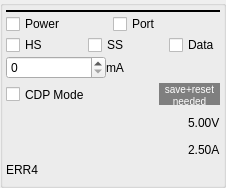
           <widget class="QGroupBox" name="groupBox_USB4">
            <property name="sizePolicy">
             <sizepolicy hsizetype="Preferred" vsizetype="Fixed">
              <horstretch>0</horstretch>
              <verstretch>0</verstretch>
             </sizepolicy>
            </property>
            <property name="title">
             <string/>
            </property>
            <layout class="QVBoxLayout" name="verticalLayout">
             <property name="spacing">
              <number>1</number>
             </property>
             <property name="leftMargin">
              <number>3</number>
             </property>
             <property name="topMargin">
              <number>3</number>
             </property>
             <property name="rightMargin">
              <number>3</number>
             </property>
             <property name="bottomMargin">
              <number>3</number>
             </property>
             <item>
              <widget class="ClickToEditLabel" name="clickToEdit_p4" native="true">
               <property name="sizePolicy">
                <sizepolicy hsizetype="Ignored" vsizetype="Preferred">
                 <horstretch>0</horstretch>
                 <verstretch>0</verstretch>
                </sizepolicy>
               </property>
               <property name="maximumSize">
                <size>
                 <width>16777215</width>
                 <height>16777215</height>
                </size>
               </property>
              </widget>
             </item>
             <item>
              <widget class="Line" name="lineUSB4">
               <property name="sizePolicy">
                <sizepolicy hsizetype="Expanding" vsizetype="Fixed">
                 <horstretch>0</horstretch>
                 <verstretch>0</verstretch>
                </sizepolicy>
               </property>
               <property name="minimumSize">
                <size>
                 <width>0</width>
                 <height>2</height>
                </size>
               </property>
               <property name="styleSheet">
                <string notr="true">color: rgb(0, 0, 0);</string>
               </property>
               <property name="frameShadow">
                <enum>QFrame::Plain</enum>
               </property>
               <property name="lineWidth">
                <number>2</number>
               </property>
               <property name="orientation">
                <enum>Qt::Horizontal</enum>
               </property>
              </widget>
             </item>
             <item>
              <layout class="QHBoxLayout" name="horizontalLayout_30">
               <property name="spacing">
                <number>0</number>
               </property>
               <item>
                <widget class="QCheckBox" name="checkBoxPowerUSB4">
                 <property name="sizePolicy">
                  <sizepolicy hsizetype="Minimum" vsizetype="Minimum">
                   <horstretch>0</horstretch>
                   <verstretch>0</verstretch>
                  </sizepolicy>
                 </property>
                 <property name="text">
                  <string>Power</string>
                 </property>
                </widget>
               </item>
               <item>
                <widget class="QCheckBox" name="checkBoxPortUSB4">
                 <property name="sizePolicy">
                  <sizepolicy hsizetype="Minimum" vsizetype="Minimum">
                   <horstretch>0</horstretch>
                   <verstretch>0</verstretch>
                  </sizepolicy>
                 </property>
                 <property name="text">
                  <string>Port</string>
                 </property>
                </widget>
               </item>
              </layout>
             </item>
             <item>
              <layout class="QHBoxLayout" name="horizontalLayout_31">
               <property name="spacing">
                <number>0</number>
               </property>
               <item>
                <widget class="QCheckBox" name="checkBoxDataHS_USB4">
                 <property name="sizePolicy">
                  <sizepolicy hsizetype="Minimum" vsizetype="Minimum">
                   <horstretch>0</horstretch>
                   <verstretch>0</verstretch>
                  </sizepolicy>
                 </property>
                 <property name="text">
                  <string>HS</string>
                 </property>
                 <property name="checked">
                  <bool>false</bool>
                 </property>
                </widget>
               </item>
               <item>
                <spacer name="horizontalSpacer_21">
                 <property name="orientation">
                  <enum>Qt::Horizontal</enum>
                 </property>
                 <property name="sizeHint" stdset="0">
                  <size>
                   <width>40</width>
                   <height>20</height>
                  </size>
                 </property>
                </spacer>
               </item>
               <item>
                <widget class="QCheckBox" name="checkBoxDataSS_USB4">
                 <property name="sizePolicy">
                  <sizepolicy hsizetype="Minimum" vsizetype="Minimum">
                   <horstretch>0</horstretch>
                   <verstretch>0</verstretch>
                  </sizepolicy>
                 </property>
                 <property name="text">
                  <string>SS</string>
                 </property>
                </widget>
               </item>
               <item>
                <spacer name="horizontalSpacer_22">
                 <property name="orientation">
                  <enum>Qt::Horizontal</enum>
                 </property>
                 <property name="sizeHint" stdset="0">
                  <size>
                   <width>40</width>
                   <height>20</height>
                  </size>
                 </property>
                </spacer>
               </item>
               <item>
                <widget class="QCheckBox" name="checkBoxDataUSB4">
                 <property name="sizePolicy">
                  <sizepolicy hsizetype="Minimum" vsizetype="Minimum">
                   <horstretch>0</horstretch>
                   <verstretch>0</verstretch>
                  </sizepolicy>
                 </property>
                 <property name="text">
                  <string>Data</string>
                 </property>
                </widget>
               </item>
              </layout>
             </item>
             <item>
              <layout class="QHBoxLayout" name="horizontalLayout_32">
               <property name="spacing">
                <number>0</number>
               </property>
               <item>
                <widget class="QSpinBox" name="spinBox_USB4">
                 <property name="sizePolicy">
                  <sizepolicy hsizetype="Fixed" vsizetype="Fixed">
                   <horstretch>0</horstretch>
                   <verstretch>0</verstretch>
                  </sizepolicy>
                 </property>
                 <property name="minimumSize">
                  <size>
                   <width>100</width>
                   <height>0</height>
                  </size>
                 </property>
                </widget>
               </item>
               <item>
                <widget class="QLabel" name="label_6">
                 <property name="sizePolicy">
                  <sizepolicy hsizetype="Preferred" vsizetype="Minimum">
                   <horstretch>0</horstretch>
                   <verstretch>0</verstretch>
                  </sizepolicy>
                 </property>
                 <property name="text">
                  <string>mA</string>
                 </property>
                </widget>
               </item>
              </layout>
             </item>
             <item>
              <layout class="QHBoxLayout" name="horizontalLayout_15">
               <property name="spacing">
                <number>0</number>
               </property>
               <item>
                <widget class="QCheckBox" name="checkBoxPortModeUSB4">
                 <property name="sizePolicy">
                  <sizepolicy hsizetype="Minimum" vsizetype="Minimum">
                   <horstretch>0</horstretch>
                   <verstretch>0</verstretch>
                  </sizepolicy>
                 </property>
                 <property name="minimumSize">
                  <size>
                   <width>100</width>
                   <height>29</height>
                  </size>
                 </property>
                 <property name="maximumSize">
                  <size>
                   <width>16777215</width>
                   <height>29</height>
                  </size>
                 </property>
                 <property name="text">
                  <string>CDP Mode</string>
                 </property>
                </widget>
               </item>
               <item>
                <widget class="QLabel" name="saveResetFlag4">
                 <property name="sizePolicy">
                  <sizepolicy hsizetype="Fixed" vsizetype="Fixed">
                   <horstretch>0</horstretch>
                   <verstretch>0</verstretch>
                  </sizepolicy>
                 </property>
                 <property name="minimumSize">
                  <size>
                   <width>61</width>
                   <height>22</height>
                  </size>
                 </property>
                 <property name="maximumSize">
                  <size>
                   <width>61</width>
                   <height>22</height>
                  </size>
                 </property>
                 <property name="font">
                  <font>
                   <pointsize>9</pointsize>
                  </font>
                 </property>
                 <property name="styleSheet">
                  <string notr="true">background-color: rgb(127, 127, 127);
color: rgb(255, 255, 255);</string>
                 </property>
                 <property name="text">
                  <string>&lt;html&gt;&lt;head/&gt;&lt;body&gt;&lt;p&gt;&lt;span style=&quot; font-size:7.5pt;&quot;&gt;save+reset needed&lt;/span&gt;&lt;/p&gt;&lt;/body&gt;&lt;/html&gt;</string>
                 </property>
                 <property name="alignment">
                  <set>Qt::AlignCenter</set>
                 </property>
                 <property name="wordWrap">
                  <bool>true</bool>
                 </property>
                </widget>
               </item>
              </layout>
             </item>
             <item>
              <layout class="QGridLayout" name="gridLayout_45">
               <property name="spacing">
                <number>2</number>
               </property>
               <item row="1" column="1">
                <widget class="QLabel" name="labelCurrentUSB4">
                 <property name="sizePolicy">
                  <sizepolicy hsizetype="Minimum" vsizetype="Minimum">
                   <horstretch>0</horstretch>
                   <verstretch>0</verstretch>
                  </sizepolicy>
                 </property>
                 <property name="minimumSize">
                  <size>
                   <width>0</width>
                   <height>0</height>
                  </size>
                 </property>
                 <property name="text">
                  <string>2.50A</string>
                 </property>
                </widget>
               </item>
               <item row="0" column="1">
                <widget class="QLabel" name="labelVoltageUSB4">
                 <property name="sizePolicy">
                  <sizepolicy hsizetype="Minimum" vsizetype="Minimum">
                   <horstretch>0</horstretch>
                   <verstretch>0</verstretch>
                  </sizepolicy>
                 </property>
                 <property name="minimumSize">
                  <size>
                   <width>0</width>
                   <height>0</height>
                  </size>
                 </property>
                 <property name="text">
                  <string>5.00V</string>
                 </property>
                </widget>
               </item>
               <item row="0" column="0">
                <widget class="QCustomPlot" name="voltageSparklinePort4" native="true">
                 <property name="sizePolicy">
                  <sizepolicy hsizetype="Expanding" vsizetype="Fixed">
                   <horstretch>0</horstretch>
                   <verstretch>0</verstretch>
                  </sizepolicy>
                 </property>
                 <property name="minimumSize">
                  <size>
                   <width>0</width>
                   <height>25</height>
                  </size>
                 </property>
                 <property name="maximumSize">
                  <size>
                   <width>16777215</width>
                   <height>25</height>
                  </size>
                 </property>
                </widget>
               </item>
               <item row="1" column="0">
                <widget class="QCustomPlot" name="currentSparklinePort4" native="true">
                 <property name="sizePolicy">
                  <sizepolicy hsizetype="Expanding" vsizetype="Fixed">
                   <horstretch>0</horstretch>
                   <verstretch>0</verstretch>
                  </sizepolicy>
                 </property>
                 <property name="minimumSize">
                  <size>
                   <width>0</width>
                   <height>25</height>
                  </size>
                 </property>
                 <property name="maximumSize">
                  <size>
                   <width>16777215</width>
                   <height>25</height>
                  </size>
                 </property>
                </widget>
               </item>
              </layout>
             </item>
             <item>
              <widget class="QLabel" name="labelErrorStatusUSB4">
               <property name="sizePolicy">
                <sizepolicy hsizetype="Preferred" vsizetype="Minimum">
                 <horstretch>0</horstretch>
                 <verstretch>0</verstretch>
                </sizepolicy>
               </property>
               <property name="text">
                <string>ERR4</string>
               </property>
              </widget>
             </item>
             <item>
              <spacer name="verticalSpacer_15">
               <property name="orientation">
                <enum>Qt::Vertical</enum>
               </property>
               <property name="sizeHint" stdset="0">
                <size>
                 <width>20</width>
                 <height>5</height>
                </size>
               </property>
              </spacer>
             </item>
            </layout>
           </widget>
